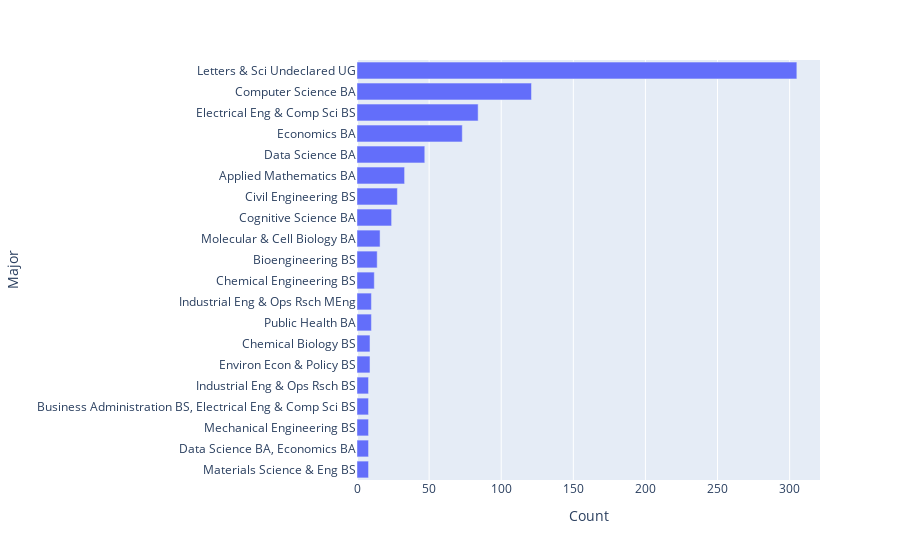

Source (notebook cell):
### Markdown cell above
Visualize counts using barplot

### Code cell
fig = px.bar(majors["Majors"].value_counts().sort_values().tail(20),
             orientation="h")
fig.update_layout(dict(showlegend=False, xaxis_title="Count", yaxis_title="Major"))

### Figure 1 — Plotly figure (JSON) as saved in the notebook; plotly's stock layout.template omitted (floating-point values rounded to 4 significant figures)
{"data": [{"alignmentgroup": "True", "hovertemplate": "variable=Majors<br>value=%{x}<br>index=%{y}<extra></extra>", "legendgroup": "Majors", "marker": {"color": "#636efa", "pattern": {"shape": ""}}, "name": "Majors", "offsetgroup": "Majors", "orientation": "h", "showlegend": true, "textposition": "auto", "type": "bar", "x": [8, 8, 8, 8, 8, 9, 9, 10, 10, 12, 14, 16, 24, 28, 33, 47, 73, 84, 121, 305], "xaxis": "x", "y": ["Materials Science & Eng BS", "Data Science BA, Economics BA", "Mechanical Engineering BS", "Business Administration BS, Electrical Eng & Comp Sci BS", "Industrial Eng & Ops Rsch BS", "Environ Econ & Policy BS", "Chemical Biology BS", "Public Health BA", "Industrial Eng & Ops Rsch MEng", "Chemical Engineering BS", "Bioengineering BS", "Molecular & Cell Biology BA", "Cognitive Science BA", "Civil Engineering BS", "Applied Mathematics BA", "Data Science BA", "Economics BA", "Electrical Eng & Comp Sci BS", "Computer Science BA", "Letters & Sci Undeclared UG"], "yaxis": "y"}], "layout": {"barmode": "relative", "legend": {"title": {"text": "variable"}, "tracegroupgap": 0}, "margin": {"t": 60}, "showlegend": false, "xaxis": {"anchor": "y", "domain": [0, 1], "title": {"text": "Count"}}, "yaxis": {"anchor": "x", "domain": [0, 1], "title": {"text": "Major"}}}}
